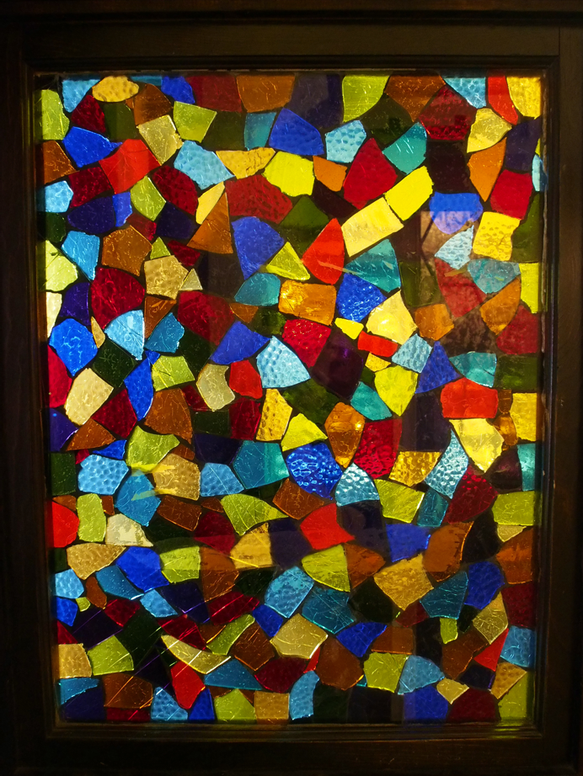
%> input picture HW6/glass.png, 583 x 776 px, shrunk from 692 x 922 before the run
$ octave HW6.m   (GNU Octave 9; MATLAB toolbox functions it lacks are replaced by stand-ins)
%> lines starting %> are read from the running program, lines starting %| are printed output that depends on the picture
%> further down, glass is the input picture: size 776x583x3 uint8; mean R, G, B 81, 62.3, 36.4
### HW6/mysuperpix.m
function mysuperpix( im, k )
%> called with k = 500
[L, N] = superpixels(im, k);
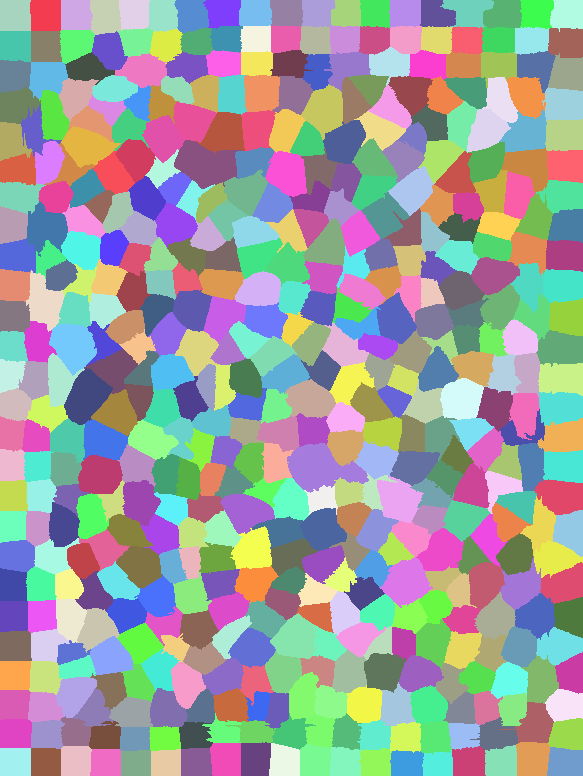
%> L: size 776x583 double; 492 distinct labels, from 1 to 492; one colour per label, 0 black
%> N = 492
figure
BW =boundarymask(L);
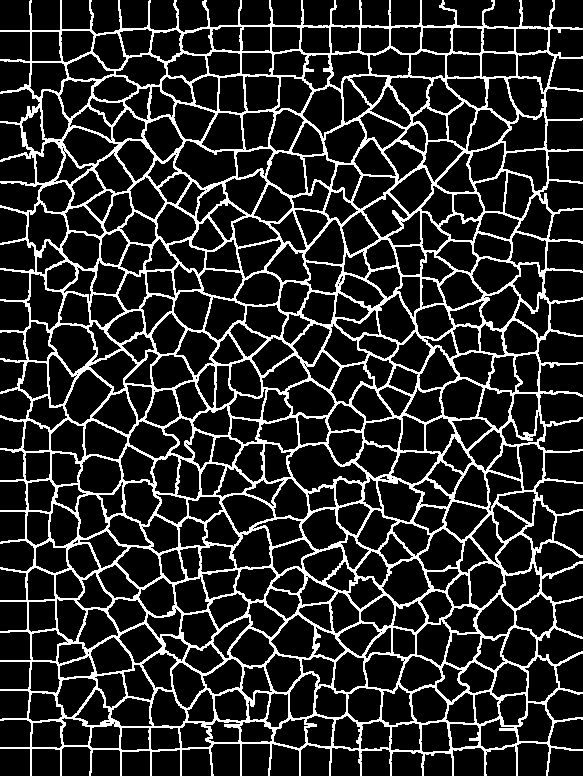
%> BW: size 776x583 logical; 16.3% white in thin lines or dots
imshow(imoverlay(im,BW,'cyan'),'InitialMagnification',67);
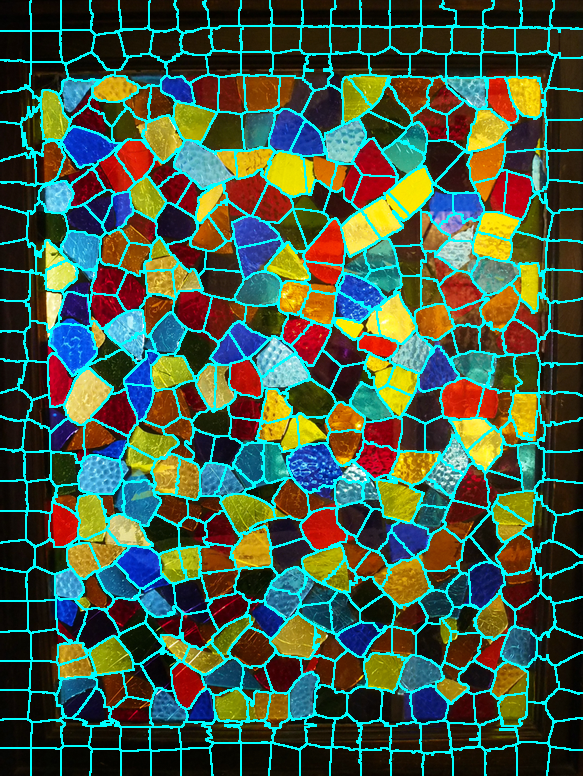
%> displayed picture: size 776x583x3, on the screen's scale of 0 to 255; mean R, G, B 67.9, 93.9, 72.4

outputImage = zeros(size(im),'like',im);
%> outputImage: size 776x583x3 uint8; every value is 0
idx = label2idx(L);
%> idx = 492 items
numRows = size(im,1);
%> numRows = 776
numCols = size(im,2);
%> numCols = 583
for labelVal = 1:N
    redIdx = idx{labelVal};
    greenIdx = idx{labelVal}+numRows*numCols;
    blueIdx = idx{labelVal}+2*numRows*numCols;
    outputImage(redIdx) = mean(im(redIdx));
    outputImage(greenIdx) = mean(im(greenIdx));
    outputImage(blueIdx) = mean(im(blueIdx));
end
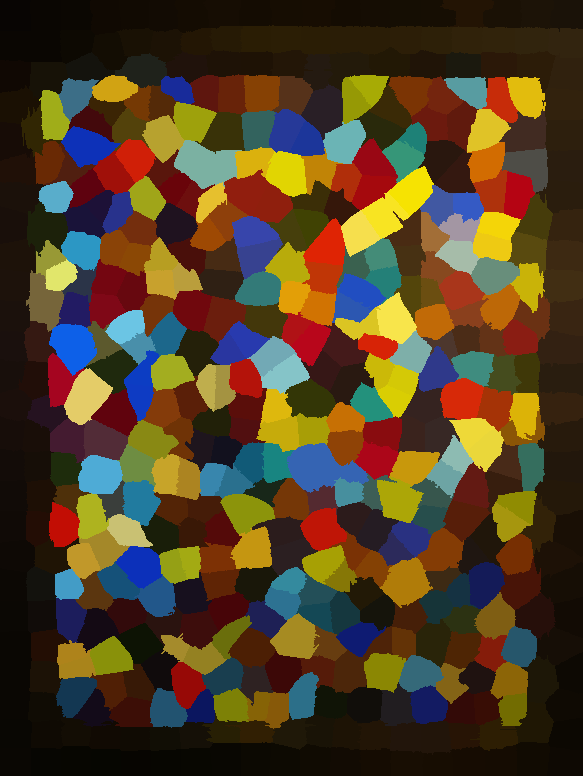
%> outputImage: size 776x583x3 uint8; mean R, G, B 81, 62.3, 36.4; mean of the top-left, top-right, bottom-left and bottom-right quarters 61.7, 71.2, 52.4, 54.3
figure
imshow(outputImage,'InitialMagnification',67)
end

### HW6/HW6.m
% HW6
%% 1
glass = imread('glass.png');
mysuperpix(glass,500);
%% 2
elk = imread('elk.png');
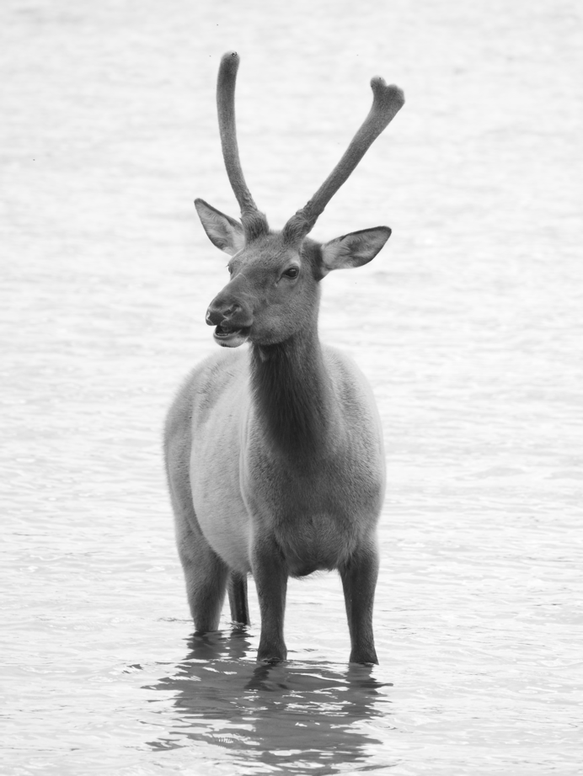
%> input picture HW6/elk.png, 583 x 776 px, shrunk from 692 x 922 before the run
%> elk is the input picture: size 776x583 uint8; min 26, max 255, mean 212.9
fish = imread('fish.png');
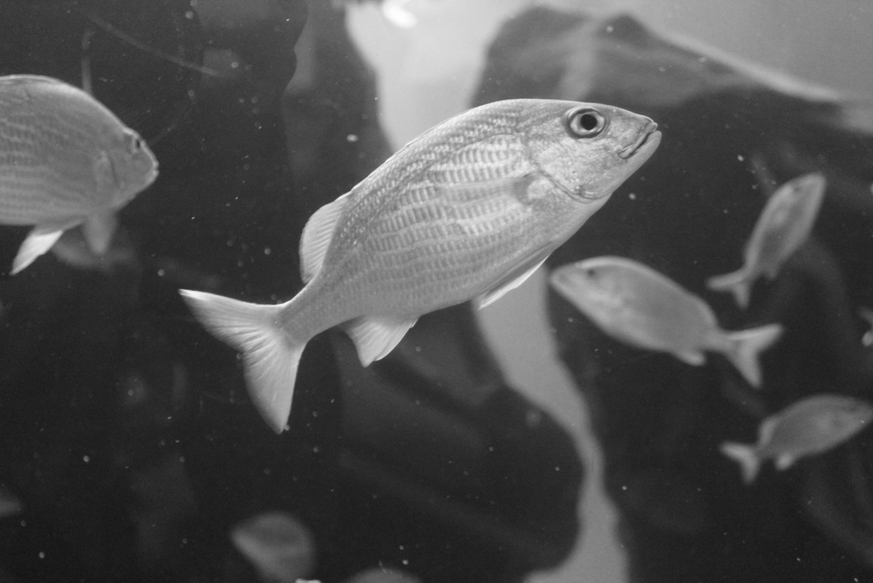
%> input picture HW6/fish.png, 873 x 583 px, shrunk from 1037 x 692 before the run
%> fish is the input picture: size 583x873 uint8; min 18, max 254, mean 81.8
%> (the run ends here)
